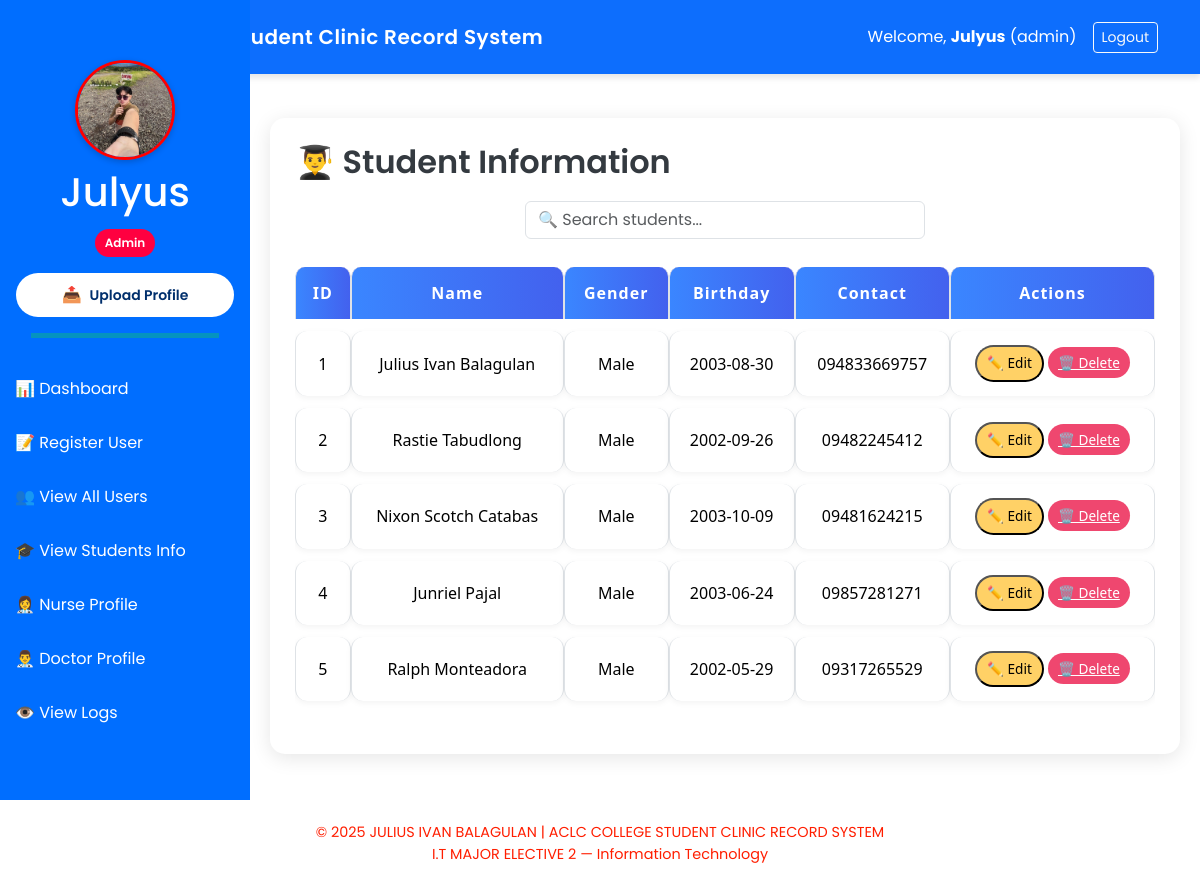
The page /admin/students (signed in) on the database its author committed.
### app.py (models this page shows)
class User(db.Model):
    id: Mapped[int] = mapped_column(primary_key=True, autoincrement=True, unique=True)
    username: Mapped[str]
    password: Mapped[str]
    role: Mapped[str]
    profile_photo: Mapped[str]

class StudentInfo(db.Model):
    id: Mapped[int] = mapped_column(primary_key=True, autoincrement=True, unique=True)
    first_name: Mapped[str]
    last_name: Mapped[str]
    gender: Mapped[str]
    bod: Mapped[str]
    contact_info: Mapped[str]
    examinations = Relationship("StudentExamine", back_populates="student", cascade="all, delete-orphan")
    medical_records = Relationship("StudentMedicalRecord", back_populates="student", cascade="all, delete-orphan")
    logs = Relationship("StudentLog", back_populates="student", cascade="all, delete-orphan")

### app.py (the view)
@app.route('/admin/students')
def admin_students():
    if session.get('role') != 'admin':
        flash('Unauthorized access.', 'danger')
        return redirect(url_for('login'))
    students = StudentInfo.query.all()
    return render_template('User/view_students.html', students=students)

### app.py (called while the page is built)
@app.context_processor
def inject_user():
    if 'username' in session:
        user = User.query.filter_by(username=session['username']).first()
        return dict(user=user)
    return dict(user=None)

### templates/User/view_students.html (shortened to what this page needs)
{% extends "Base/base.html" %}
{% block content %}
<link rel="stylesheet" href="{{ url_for('static', filename='viewstudents.css') }}">
<div class="container mt-4 custom-table-container">
    <h2>👨‍🎓 Student Information</h2>
<div class="mb-3">
  <input type="text" id="studentSearchInput" class="form-control" placeholder="🔍 Search students..." onkeyup="filterStudentTable()">
</div>
    <div class="table-responsive">
        <table class="table table-bordered custom-table">
            <thead>
                <tr>
                    <th>ID</th>
                    <th>Name</th>
                    <th>Gender</th>
                    <th>Birthday</th>
                    <th>Contact</th>
                    <th>Actions</th>
                </tr>
            </thead>
            <tbody>
                {% for student in students %}
                <tr>
                    <td>{{ student.id }}</td>
                    <td>{{ student.first_name }} {{ student.last_name }}</td>
                    <td>{{ student.gender }}</td>
                    <td>{{ student.bod }}</td>
                    <td>{{ student.contact_info }}</td>
                    <td>
                        <button class="custom-btn edit btn-sm" data-bs-toggle="modal" data-bs-target="#editModal{{ student.id }}">✏️ Edit</button>
                        <a href="{{ url_for('delete_student', student_id=student.id) }}" class="custom-btn delete btn-sm" onclick="return confirm('Are you sure?')">🗑️ Delete</a>
                    </td>
                </tr>
            {% endfor %}
        </tbody>
    </table>
</div>
{% endblock %}

### templates/Base/base.html (shortened to what this page needs)
<!DOCTYPE html>
<html lang="en">
<head>
    <link rel="stylesheet" href="{{ url_for('static', filename='base.css') }}">
    {{ bootstrap.load_css() }}
</head>
<body>
    <nav class="navbar navbar-expand-lg navbar-dark bg-primary py-3">
        <div class="container">
            <a class="navbar-brand d-flex align-items-center gap-2 fw-semibold text-white" href="#">
                <span style="letter-spacing: 0.5px;"> ACLC College Student Clinic Record System</span>
            </a>
            {% if session.get('username') %}
            <div class="d-flex align-items-center text-white">
                <span class="me-3">Welcome, <strong>{{ session['username'] }}</strong> ({{ session['role'] }})</span>
                <a href="{{ url_for('logout') }}" class="btn btn-outline-light btn-sm">Logout</a>
            </div>
            {% endif %}
        </div>
    </nav>
   {% if session.get('username') %}
   <div class="sidebar">
       <div class="text-center mb-4">
           <div class="profile-pic-container">
            {% if user and user.profile_photo %}
            <img src="{{ url_for('static', filename='uploads/' ~ user.profile_photo) }}" class="rounded-circle" width="100" height="100" alt="Profile">
           {% else %}
            <img src="{{ url_for('static', filename='default.png') }}" class="rounded-circle" width="100" height="100" alt="Default Profile">
           {% endif %}
           </div>
           <h1 class="mt-2">{{ session['username'] }}</h1>
           <p class="badge-role">{{ session['role'] | capitalize }}</p>
           <form action="{{ url_for('upload_profile') }}" method="POST" enctype="multipart/form-data" class="d-grid gap-2 px-3">
            <button type="button" class="upload-btn" onclick="toggleFileInput()"> <span class="icon">📤</span> Upload Profile</button>
          </form>
           <hr class="sidebar-divider">
       </div>
       {% if session['role'] == 'admin' %}
           <a href="{{ url_for('admin_dashboard') }}">📊 Dashboard</a>
           <a href="{{ url_for('register_user') }}">📝 Register User</a>
           <a href="{{ url_for('view_users') }}">👥 View All Users</a>
           <a href="{{ url_for('admin_students') }}">🎓 View Students Info</a>
           <a href="{{ url_for('nurse_profile') }}">👩‍⚕️ Nurse Profile</a>
           <a href="{{ url_for('view_doctors') }}">👨‍⚕️ Doctor Profile</a>
           <a href="{{ url_for('view_logs') }}">👁️ View Logs</a>
       {% elif session['role'] == 'doctor' %}
           <a href="{{ url_for('doctor_dashboard') }}">📊 Dashboard</a>
           <a href="{{ url_for('doctor_examinations') }}">🩺 Examinations</a>
           <a href="{{ url_for('view_all_diagnoses') }}">👁️ View Diagnoses</a>
       {% endif %}
   </div>
   {% endif %}
    <main class="content">
        {% block content %}{% endblock %}
    </main>
  <footer class="text-center mt-5 mb-3">
    <p>&copy; {{ 2025 }} JULIUS IVAN BALAGULAN | ACLC COLLEGE STUDENT CLINIC RECORD SYSTEM <br>
    I.T MAJOR ELECTIVE 2 — Information Technology</p>
  </footer>
</body>
</html>

### static/base.css (style rules this page uses)
body { font-family: 'Poppins', sans-serif; background-color: #f2f6fc; }
.navbar { box-shadow: 0 4px 6px rgba(0, 0, 0, 0.1); }
footer { font-size: 0.9rem; color: #ff1e00; }
.sidebar { height: 100vh; position: fixed; top: 0; left: 0; width: 250px; background-color: #006eff; color: white; padding-top: 60px; }
.sidebar a { color: white; display: block; padding: 15px; text-decoration: none; }
.content { margin-left: 250px; padding: 20px; }
.sidebar-divider { border-top: 5px solid rgb(21, 255, 0); width: 75%; margin: 1rem auto; }
.upload-btn { background-color: #ffffff; color: #002f6c; border: none; padding: 10px 15px; font-weight: 600; font-size: 14px; border-radius: 30px; display: flex; align-items: center; justify-content: center; gap: 8px; cursor: pointer; width: 100%; transition: background-color 0.3s ease, color 0.3s ease; }
.upload-btn .icon { font-size: 16px; }
.badge-role { display: inline-block; background-color: #ff0040; color: #fff; font-size: 12px; font-weight: 600; padding: 5px 10px; border-radius: 20px; margin-top: 5px; text-transform: capitalize; }

### static/viewstudents.css (style rules this page uses)
body { font-family: 'Poppins', sans-serif; }
.custom-table-container { background: #ffffff; border-radius: 15px; box-shadow: 0 4px 20px rgba(0, 0, 0, 0.1); padding: 25px; animation: fadeIn 0.6s ease-in-out; }
.custom-table th { background: linear-gradient(to right, #3a86ff, #4361ee); color: white; text-align: center; vertical-align: middle; }
.custom-table td { vertical-align: middle; text-align: center; }
.custom-btn { font-size: 0.85rem; padding: 6px 10px; border-radius: 20px; }
.custom-btn.edit { background-color: #ffd166; color: #000; }
.custom-btn.delete { background-color: #ef476f; color: white; }
h2 { font-weight: 600; margin-bottom: 20px; color: #343a40; }
.custom-table { width: 100%; border-collapse: separate; border-spacing: 0 12px; font-family: 'Segoe UI', sans-serif; }
.custom-table th { background-color: #6a5acd; color: white; padding: 14px; text-align: center; border-radius: 10px 10px 0 0; font-size: 16px; letter-spacing: 1px; }
.custom-table td { background-color: white; text-align: center; padding: 14px; border-radius: 12px; box-shadow: 0 2px 6px rgba(0,0,0,0.05); }
.sidebar .profile-pic-container img { border: 3px solid #ff0000; box-shadow: 0 2px 6px rgba(0,0,0,0.2); }
#studentSearchInput { max-width: 400px; margin: 1rem auto; display: block; }

### rows shown on the page
User: username "Julyus", role "admin", profile_photo (picture), role "Admin"
StudentInfo: id "1", first_name "Julius Ivan", last_name "Balagulan", gender "Male", bod "2003-08-30", contact_info "094833669757"
StudentInfo: id "2", first_name "Rastie", last_name "Tabudlong", gender "Male", bod "2002-09-26", contact_info "09482245412"
StudentInfo: id "3", first_name "Nixon Scotch", last_name "Catabas", gender "Male", bod "2003-10-09", contact_info "09481624215"
StudentInfo: id "4", first_name "Junriel", last_name "Pajal", gender "Male", bod "2003-06-24", contact_info "09857281271"
StudentInfo: id "5", first_name "Ralph", last_name "Monteadora", gender "Male", bod "2002-05-29", contact_info "09317265529"

### other values the page prints
{{ 2025 }} "2025"
